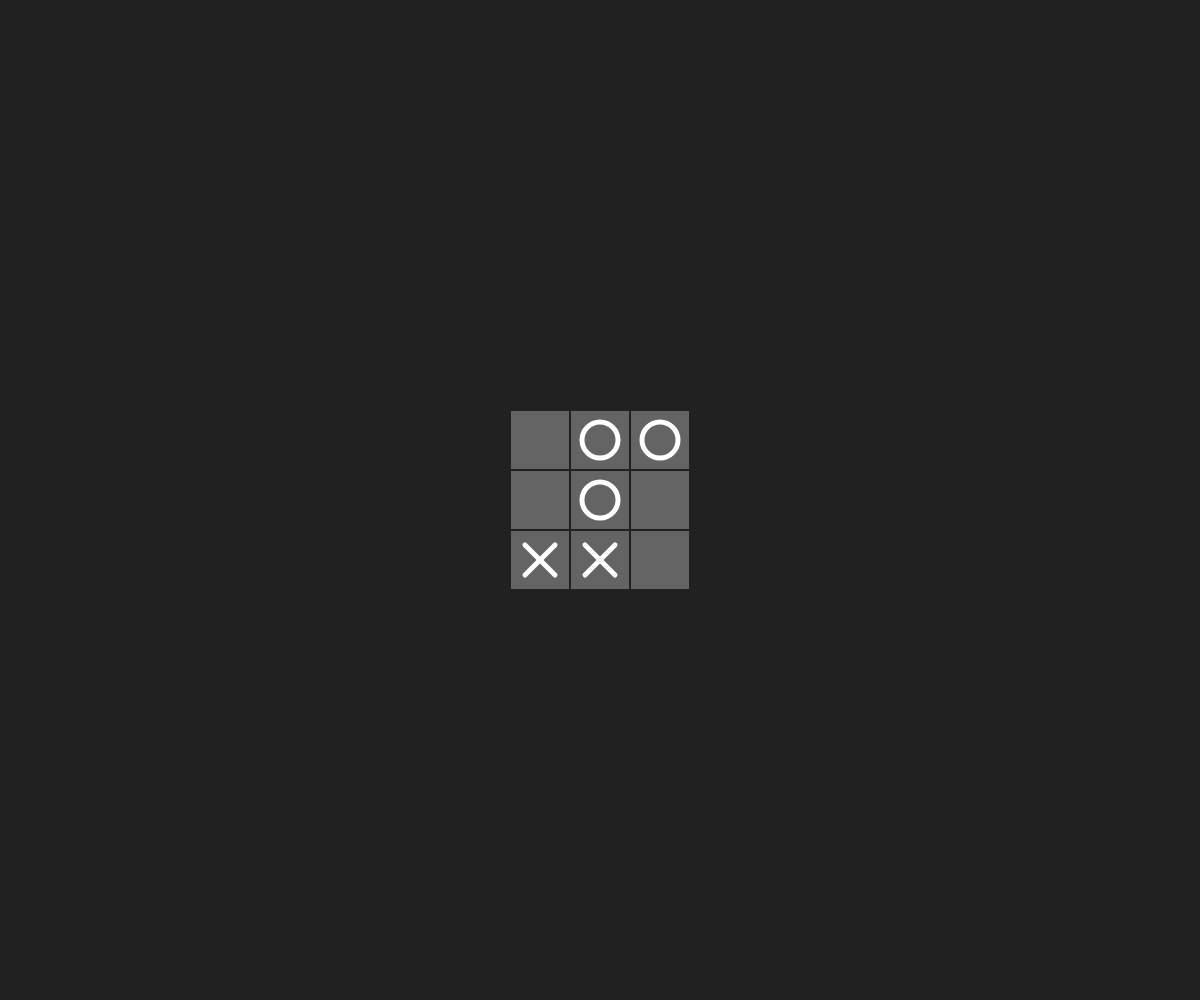
Frame 1 (no input)
Frame 2 (the mouse pressed at the canvas centre, redrawn once): identical to frame 1, image omitted

The p5.js sketch that drew this single still picture (run headless with seeded random() and noise() and a simulated clock; the mouse was pressed at the canvas centre and the sketch redrawn once):

// p5.js sketch
// ── sketch.js
const FREE = 0;
const MARU = 1;// Player
const BATU = 2;// Com

const G_SIZE = 60;
const N = 3;
let board = Array.from(new Array(N), ()=>new Array(N).fill(0));
let scores = Array.from(new Array(N), ()=>new Array(N).fill(0));

function setup(){
	createCanvas(windowWidth, windowHeight);
	noLoop();
	noSmooth();
	angleMode(DEGREES);
	rectMode(CENTER);

	setMark(0, 2, MARU);
	setMark(2, 0, BATU);
	setMark(1, 1, MARU);
	setMark(2, 1, BATU);
	setMark(0, 1, MARU);
	searchCom(BATU, 1);

	consoleArr(scores);
	let min = 0;
	let nR = nC = -1;
	for(let r=0; r<N; r++){
		for(let c=0; c<N; c++){
			if(min < scores[r][c]) continue;
			min = scores[r][c];
			nR = r;
			nC = c;
		}
	}
	console.log("次は[" + nR + ", " + nC + "]に打つのじゃ!!");
}

function draw(){
	background(33);
	showBoard();
}

function searchCom(mark, steps){

	for(let r=0; r<N; r++){
		for(let c=0; c<N; c++){
			if(board[r][c] != FREE) continue;
			if(setMark(r, c, mark)){
				console.log("= Win[" + mark + "] =");
				console.log("   steps:" + steps + " r:" + r + ", c:" + c);
				consoleArr(board);

				let score = (mark==MARU) ? 10/steps:-10/steps;
				console.log("score:" + score, r, c);
				scores[r][c] += score;

				resetMark(r, c);
				return;
			}
			let next = (mark==MARU) ? BATU:MARU;
			searchCom(next, steps+1);
			resetMark(r, c);
		}
	}
}

function setMark(r, c, mark){
	board[r][c] = mark;
	return checkBoard(mark);
}

function resetMark(r, c){
	board[r][c] = FREE;
}

function checkBoard(mark){
	loopH:
	for(let r=0; r<N; r++){
		for(let c=0; c<N; c++){
			if(board[r][c] != mark) continue loopH;
		}
		return true;
	}

	loopV:
	for(let c=0; c<N; c++){
		for(let r=0; r<N; r++){
			if(board[r][c] != mark) continue loopV;
		}
		return true;
	}
	
	let flgA = true;
	for(let a=0; a<N; a++){
		if(board[a][a] != mark){
			flgA = false;
			break;
		}
	}
	if(flgA) return true;

	let flgB = true;
	for(let b=0; b<N; b++){
		if(board[b][N-1-b] != mark){
			flgB = false;
			break;
		}
	}
	if(flgB) return true;
	
	return false;
}

function consoleArr(arr){
	let str = "";
	for(let line of arr){
		str += line.join(",") + "\r\n";
	}
	console.log(str);
}

function showBoard(){
	let sX = width/2 - (N-1)*G_SIZE/2;
	let sY = height/2 - (N-1)*G_SIZE/2;
	for(let r=0; r<N; r++){
		for(let c=0; c<N; c++){
			let x = sX + c * G_SIZE;
			let y = sY + r * G_SIZE;
			showMark(x, y, board[r][c]);
		}
	}
}

function showMark(x, y, mark){
	fill(100);
	stroke(33);
	strokeWeight(2);
	square(x, y, G_SIZE);
	noFill();
	stroke(255);
	strokeWeight(5);
	if(mark == MARU) circle(x, y, G_SIZE*0.6);
	if(mark == BATU){
		const len = G_SIZE*0.25;
		line(x-len, y-len, x+len, y+len);
		line(x+len, y-len, x-len, y+len);
	}
}
